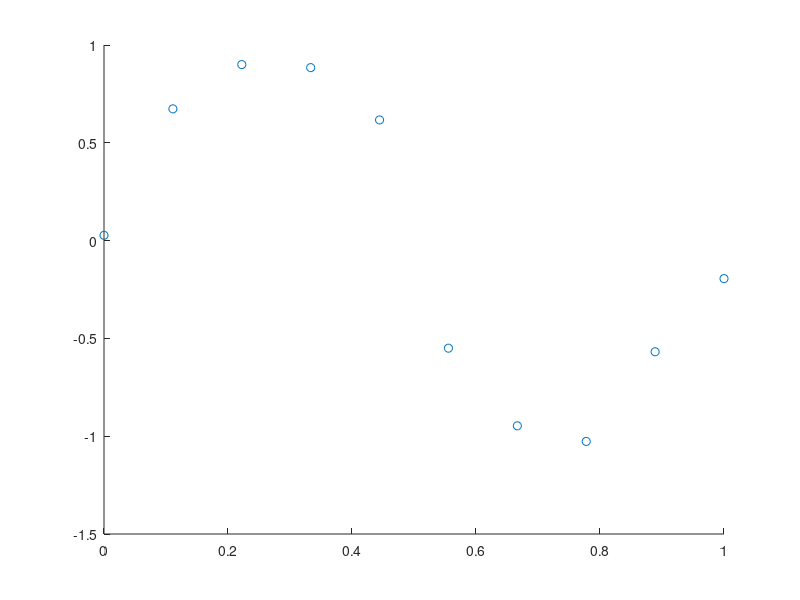

Reproduce this figure in MATLAB. (Note: this script raises an error after producing the figure.)
%% BISHOP Book


N = 10;
noiz = 0.2;

x = linspace(0,1,N)';

t = sin(2*pi.*x) + randn(N,1)*noiz;

scatter(x,t,'r.')

%% Try polynomial fitting for various orders and find the minimum error

M = 0:9;

%For finer plotting
NF = 100;
xf = linspace(0,1,NF)';

ttest = sin(2*pi.*xf) + randn(NF,1)*0.3;

for mm = 1:length(M)

    D = ones(N,1);
    Donline = ones(NF,1);
    for ii = 1:M(mm)
        D = [D, x.^ii];
        Donline = [Donline, xf.^ii];
    end
    params = pinv(D)*t;

    %Get out new t
    ft = Donline*params;

    sct = D*params;

    RMSError(mm) = ErrorRMS(ft,ttest);

end

figure
plot(RMSError)

%plot em
figure
scatter(x,t,'r.')
hold on
plot(xf,ft,'b-')
hold off

%% Probabilities

Pbox = [4/10; 6/10]; %[red; blue]

PJ = [1/4, 3/4;3/4,1/4] % [r; b] [a, o]

P_fruit = PJ*Pbox

%Bayes
P_cond = PJ.*[Pbox,Pbox] ./ [P_fruit,P_fruit]'

%% Bootstrap error bars

M = 4; %the minimum from the orders test for polynomial

BS = 20;
PP = 0.4;

%For finer plotting
NF = 100;
xf = linspace(0,1,NF)';

ttest = sin(2*pi.*xf) + randn(NF,1)*0.1;


for ii = 1:BS
    rng('shuffle')
    idxr = sort( randsample(NF,round(PP*NF)) );
    
    xon = xf(idxr,:);
    ton = ttest(idxr,:);
    
    Don = ones(length(xon),1);
    for kk = 1:M
        Don = [Don, xon.^kk];
    end
    params = pinv(Don)*ton;
    
    saveparams(:,ii) = params;
    
    figure
    plot(xon,ton)
end

figure
for jj = 1:M+1
scatter(ones(1,BS)*jj,saveparams(jj,:),'r.')
hold on
end
hold off

uncert = var(saveparams,[],2)
W = mean(saveparams,2)

figure
errorbar([1:(M+1)],W,uncert)

%% Entropy and stuff

P = ones(8,1)/8
H = Entropy(P)


P2 = [1/2,1/4,1/8,1/16,1/64,1/64,1/64,1/64]
H2 = Entropy(P2)

%% Prob 1.3


Pbox = [2/10; 2/10; 6/10]; %[red; blue green]

PJ = [3/10, 4/10, 3/10; 1/2, 1/2, 0/2; 3/10, 3/10, 4/10] % [r; b; g] [apple, orange, lime]

P_fruit = PJ'*Pbox

%Bayes
P_cond = PJ.*[Pbox,Pbox,Pbox] ./ [P_fruit,P_fruit,P_fruit]
